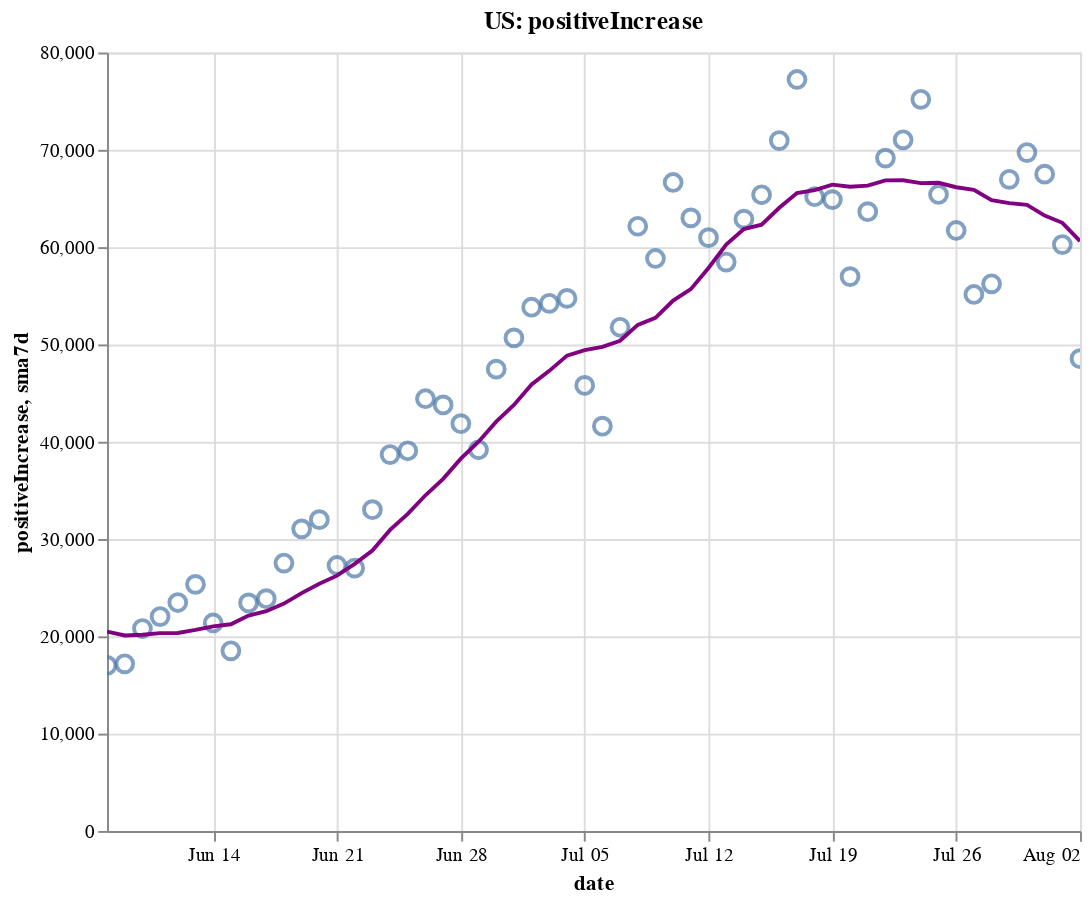

Write notebook code for a chart like this one.
### Code cell
create_plot(us, 'positiveIncrease')

### Figure 1 — Vega-Lite specification as saved in the notebook (floating-point values rounded to 4 significant figures)
{"config": {"view": {"continuousWidth": 400, "continuousHeight": 300}}, "layer": [{"layer": [{"mark": {"type": "point", "size": 75}, "encoding": {"tooltip": [{"type": "temporal", "field": "date"}, {"type": "quantitative", "field": "positiveIncrease"}, {"type": "quantitative", "field": "sma7d"}], "x": {"type": "temporal", "field": "date"}, "y": {"type": "quantitative", "field": "positiveIncrease"}}, "selection": {"selector002": {"type": "interval", "bind": "scales", "encodings": ["x", "y"]}}}, {"mark": {"type": "line", "color": "purple"}, "encoding": {"x": {"type": "temporal", "field": "date"}, "y": {"type": "quantitative", "field": "sma7d"}}}]}, {"mark": {"type": "rule", "color": "#aaa"}, "encoding": {"x": {"type": "temporal", "field": "date"}}, "transform": [{"filter": {"selection": "selector001"}}]}, {"mark": "circle", "encoding": {"opacity": {"condition": {"value": 1, "selection": "selector001"}, "value": 0}, "tooltip": [{"type": "temporal", "field": "date"}, {"type": "quantitative", "field": "positiveIncrease"}, {"type": "quantitative", "field": "sma7d"}], "x": {"type": "temporal", "field": "date"}, "y": {"type": "quantitative", "field": "positiveIncrease"}}, "selection": {"selector001": {"type": "single", "encodings": ["x"], "on": "mouseover", "nearest": true, "empty": "none"}}}, {"mark": {"type": "text", "align": "left", "dx": 5, "dy": -5, "stroke": "white", "strokeWidth": 2}, "encoding": {"text": {"type": "quantitative", "field": "positiveIncrease"}, "tooltip": [{"type": "temporal", "field": "date"}, {"type": "quantitative", "field": "positiveIncrease"}, {"type": "quantitative", "field": "sma7d"}], "x": {"type": "temporal", "field": "date"}, "y": {"type": "quantitative", "field": "positiveIncrease"}}, "transform": [{"filter": {"selection": "selector001"}}]}, {"mark": {"type": "text", "align": "left", "dx": 5, "dy": -5}, "encoding": {"text": {"type": "quantitative", "field": "positiveIncrease"}, "tooltip": [{"type": "temporal", "field": "date"}, {"type": "quantitative", "field": "positiveIncrease"}, {"type": "quantitative", "field": "sma7d"}], "x": {"type": "temporal", "field": "date"}, "y": {"type": "quantitative", "field": "positiveIncrease"}}, "transform": [{"filter": {"selection": "selector001"}}]}], "data": {"name": "data-15cde7a5aa02763afa9a177d3b186fb7"}, "height": 400, "title": "US: positiveIncrease", "width": 500, "$schema": "https://vega.github.io/schema/vega-lite/v4.8.1.json", "datasets": {"data-15cde7a5aa02763afa9a177d3b186fb7": [{"date": "2020-06-08T00:00:00", "totalTestResultsIncrease": 395100.0, "positiveIncrease": 17010.0, "death": 104900.0, "deathIncrease": 660.0, "positiveRate": 0.043, "state": "US", "sma7d": 20490.0}, {"date": "2020-06-09T00:00:00", "totalTestResultsIncrease": 419700.0, "positiveIncrease": 17180.0, "death": 105800.0, "deathIncrease": 898.0, "positiveRate": 0.041, "state": "US", "sma7d": 20090.0}, {"date": "2020-06-10T00:00:00", "totalTestResultsIncrease": 429000.0, "positiveIncrease": 20800.0, "death": 106700.0, "deathIncrease": 885.0, "positiveRate": 0.048, "state": "US", "sma7d": 20160.0}, {"date": "2020-06-11T00:00:00", "totalTestResultsIncrease": 459500.0, "positiveIncrease": 22030.0, "death": 107600.0, "deathIncrease": 898.0, "positiveRate": 0.048, "state": "US", "sma7d": 20330.0}, {"date": "2020-06-12T00:00:00", "totalTestResultsIncrease": 623100.0, "positiveIncrease": 23480.0, "death": 108400.0, "deathIncrease": 772.0, "positiveRate": 0.038, "state": "US", "sma7d": 20350.0}, {"date": "2020-06-13T00:00:00", "totalTestResultsIncrease": 496400.0, "positiveIncrease": 25340.0, "death": 109100.0, "deathIncrease": 691.0, "positiveRate": 0.051, "state": "US", "sma7d": 20670.0}, {"date": "2020-06-14T00:00:00", "totalTestResultsIncrease": 485200.0, "positiveIncrease": 21370.0, "death": 109400.0, "deathIncrease": 355.0, "positiveRate": 0.044, "state": "US", "sma7d": 21030.0}, {"date": "2020-06-15T00:00:00", "totalTestResultsIncrease": 432800.0, "positiveIncrease": 18510.0, "death": 109800.0, "deathIncrease": 380.0, "positiveRate": 0.043, "state": "US", "sma7d": 21240.0}, {"date": "2020-06-16T00:00:00", "totalTestResultsIncrease": 464500.0, "positiveIncrease": 23440.0, "death": 110500.0, "deathIncrease": 729.0, "positiveRate": 0.05, "state": "US", "sma7d": 22140.0}, {"date": "2020-06-17T00:00:00", "totalTestResultsIncrease": 485300.0, "positiveIncrease": 23870.0, "death": 111300.0, "deathIncrease": 767.0, "positiveRate": 0.049, "state": "US", "sma7d": 22580.0}, {"date": "2020-06-18T00:00:00", "totalTestResultsIncrease": 516200.0, "positiveIncrease": 27530.0, "death": 112000.0, "deathIncrease": 704.0, "positiveRate": 0.053, "state": "US", "sma7d": 23360.0}, {"date": "2020-06-19T00:00:00", "totalTestResultsIncrease": 574000.0, "positiveIncrease": 31050.0, "death": 112700.0, "deathIncrease": 655.0, "positiveRate": 0.054, "state": "US", "sma7d": 24440.0}, {"date": "2020-06-20T00:00:00", "totalTestResultsIncrease": 559200.0, "positiveIncrease": 31990.0, "death": 113300.0, "deathIncrease": 628.0, "positiveRate": 0.057, "state": "US", "sma7d": 25390.0}, {"date": "2020-06-21T00:00:00", "totalTestResultsIncrease": 511100.0, "positiveIncrease": 27280.0, "death": 113600.0, "deathIncrease": 292.0, "positiveRate": 0.053, "state": "US", "sma7d": 26240.0}, {"date": "2020-06-22T00:00:00", "totalTestResultsIncrease": 466600.0, "positiveIncrease": 27020.0, "death": 113900.0, "deathIncrease": 283.0, "positiveRate": 0.058, "state": "US", "sma7d": 27450.0}, {"date": "2020-06-23T00:00:00", "totalTestResultsIncrease": 491700.0, "positiveIncrease": 33020.0, "death": 114600.0, "deathIncrease": 708.0, "positiveRate": 0.067, "state": "US", "sma7d": 28820.0}, {"date": "2020-06-24T00:00:00", "totalTestResultsIncrease": 519200.0, "positiveIncrease": 38680.0, "death": 115300.0, "deathIncrease": 724.0, "positiveRate": 0.075, "state": "US", "sma7d": 30940.0}, {"date": "2020-06-25T00:00:00", "totalTestResultsIncrease": 637100.0, "positiveIncrease": 39070.0, "death": 117800.0, "deathIncrease": 2501.0, "positiveRate": 0.061, "state": "US", "sma7d": 32590.0}, {"date": "2020-06-26T00:00:00", "totalTestResultsIncrease": 606700.0, "positiveIncrease": 44420.0, "death": 118400.0, "deathIncrease": 636.0, "positiveRate": 0.073, "state": "US", "sma7d": 34500.0}, {"date": "2020-06-27T00:00:00", "totalTestResultsIncrease": 599400.0, "positiveIncrease": 43780.0, "death": 119000.0, "deathIncrease": 509.0, "positiveRate": 0.073, "state": "US", "sma7d": 36180.0}, {"date": "2020-06-28T00:00:00", "totalTestResultsIncrease": 583900.0, "positiveIncrease": 41860.0, "death": 119200.0, "deathIncrease": 271.0, "positiveRate": 0.072, "state": "US", "sma7d": 38260.0}, {"date": "2020-06-29T00:00:00", "totalTestResultsIncrease": 646800.0, "positiveIncrease": 39180.0, "death": 119600.0, "deathIncrease": 330.0, "positiveRate": 0.061, "state": "US", "sma7d": 40000.0}, {"date": "2020-06-30T00:00:00", "totalTestResultsIncrease": 624100.0, "positiveIncrease": 47460.0, "death": 120200.0, "deathIncrease": 596.0, "positiveRate": 0.076, "state": "US", "sma7d": 42060.0}, {"date": "2020-07-01T00:00:00", "totalTestResultsIncrease": 633300.0, "positiveIncrease": 50670.0, "death": 120900.0, "deathIncrease": 701.0, "positiveRate": 0.08, "state": "US", "sma7d": 43780.0}, {"date": "2020-07-02T00:00:00", "totalTestResultsIncrease": 662300.0, "positiveIncrease": 53830.0, "death": 121600.0, "deathIncrease": 697.0, "positiveRate": 0.081, "state": "US", "sma7d": 45890.0}, {"date": "2020-07-03T00:00:00", "totalTestResultsIncrease": 710900.0, "positiveIncrease": 54220.0, "death": 122100.0, "deathIncrease": 597.0, "positiveRate": 0.076, "state": "US", "sma7d": 47290.0}, {"date": "2020-07-04T00:00:00", "totalTestResultsIncrease": 642200.0, "positiveIncrease": 54730.0, "death": 122500.0, "deathIncrease": 306.0, "positiveRate": 0.085, "state": "US", "sma7d": 48850.0}, {"date": "2020-07-05T00:00:00", "totalTestResultsIncrease": 681400.0, "positiveIncrease": 45790.0, "death": 122700.0, "deathIncrease": 209.0, "positiveRate": 0.067, "state": "US", "sma7d": 49410.0}, {"date": "2020-07-06T00:00:00", "totalTestResultsIncrease": 501200.0, "positiveIncrease": 41600.0, "death": 122900.0, "deathIncrease": 242.0, "positiveRate": 0.083, "state": "US", "sma7d": 49760.0}, {"date": "2020-07-07T00:00:00", "totalTestResultsIncrease": 634800.0, "positiveIncrease": 51770.0, "death": 123800.0, "deathIncrease": 922.0, "positiveRate": 0.082, "state": "US", "sma7d": 50370.0}, {"date": "2020-07-08T00:00:00", "totalTestResultsIncrease": 629100.0, "positiveIncrease": 62150.0, "death": 124700.0, "deathIncrease": 897.0, "positiveRate": 0.099, "state": "US", "sma7d": 52010.0}, {"date": "2020-07-09T00:00:00", "totalTestResultsIncrease": 703000.0, "positiveIncrease": 58840.0, "death": 125600.0, "deathIncrease": 867.0, "positiveRate": 0.084, "state": "US", "sma7d": 52730.0}, {"date": "2020-07-10T00:00:00", "totalTestResultsIncrease": 810800.0, "positiveIncrease": 66640.0, "death": 126400.0, "deathIncrease": 854.0, "positiveRate": 0.082, "state": "US", "sma7d": 54500.0}, {"date": "2020-07-11T00:00:00", "totalTestResultsIncrease": 698400.0, "positiveIncrease": 63010.0, "death": 127200.0, "deathIncrease": 757.0, "positiveRate": 0.09, "state": "US", "sma7d": 55680.0}, {"date": "2020-07-12T00:00:00", "totalTestResultsIncrease": 758300.0, "positiveIncrease": 60980.0, "death": 127700.0, "deathIncrease": 476.0, "positiveRate": 0.08, "state": "US", "sma7d": 57850.0}, {"date": "2020-07-13T00:00:00", "totalTestResultsIncrease": 693600.0, "positiveIncrease": 58460.0, "death": 128000.0, "deathIncrease": 327.0, "positiveRate": 0.084, "state": "US", "sma7d": 60260.0}, {"date": "2020-07-14T00:00:00", "totalTestResultsIncrease": 770000.0, "positiveIncrease": 62880.0, "death": 128700.0, "deathIncrease": 736.0, "positiveRate": 0.082, "state": "US", "sma7d": 61850.0}, {"date": "2020-07-15T00:00:00", "totalTestResultsIncrease": 762000.0, "positiveIncrease": 65380.0, "death": 129600.0, "deathIncrease": 858.0, "positiveRate": 0.086, "state": "US", "sma7d": 62310.0}, {"date": "2020-07-16T00:00:00", "totalTestResultsIncrease": 827600.0, "positiveIncrease": 70950.0, "death": 130600.0, "deathIncrease": 974.0, "positiveRate": 0.086, "state": "US", "sma7d": 64040.0}, {"date": "2020-07-17T00:00:00", "totalTestResultsIncrease": 837400.0, "positiveIncrease": 77230.0, "death": 131500.0, "deathIncrease": 951.0, "positiveRate": 0.092, "state": "US", "sma7d": 65560.0}, {"date": "2020-07-18T00:00:00", "totalTestResultsIncrease": 761600.0, "positiveIncrease": 65180.0, "death": 132400.0, "deathIncrease": 872.0, "positiveRate": 0.086, "state": "US", "sma7d": 65870.0}, {"date": "2020-07-19T00:00:00", "totalTestResultsIncrease": 798500.0, "positiveIncrease": 64880.0, "death": 132900.0, "deathIncrease": 526.0, "positiveRate": 0.081, "state": "US", "sma7d": 66430.0}, {"date": "2020-07-20T00:00:00", "totalTestResultsIncrease": 711000.0, "positiveIncrease": 56970.0, "death": 133300.0, "deathIncrease": 362.0, "positiveRate": 0.08, "state": "US", "sma7d": 66210.0}, {"date": "2020-07-21T00:00:00", "totalTestResultsIncrease": 750200.0, "positiveIncrease": 63640.0, "death": 134300.0, "deathIncrease": 1038.0, "positiveRate": 0.085, "state": "US", "sma7d": 66320.0}, {"date": "2020-07-22T00:00:00", "totalTestResultsIncrease": 795500.0, "positiveIncrease": 69150.0, "death": 135400.0, "deathIncrease": 1117.0, "positiveRate": 0.087, "state": "US", "sma7d": 66860.0}, {"date": "2020-07-23T00:00:00", "totalTestResultsIncrease": 824400.0, "positiveIncrease": 71030.0, "death": 136500.0, "deathIncrease": 1039.0, "positiveRate": 0.086, "state": "US", "sma7d": 66870.0}, {"date": "2020-07-24T00:00:00", "totalTestResultsIncrease": 929800.0, "positiveIncrease": 75190.0, "death": 137700.0, "deathIncrease": 1178.0, "positiveRate": 0.081, "state": "US", "sma7d": 66580.0}, {"date": "2020-07-25T00:00:00", "totalTestResultsIncrease": 797600.0, "positiveIncrease": 65410.0, "death": 138700.0, "deathIncrease": 1037.0, "positiveRate": 0.082, "state": "US", "sma7d": 66610.0}, {"date": "2020-07-26T00:00:00", "totalTestResultsIncrease": 855800.0, "positiveIncrease": 61710.0, "death": 139200.0, "deathIncrease": 558.0, "positiveRate": 0.072, "state": "US", "sma7d": 66160.0}, {"date": "2020-07-27T00:00:00", "totalTestResultsIncrease": 760800.0, "positiveIncrease": 55130.0, "death": 140300.0, "deathIncrease": 1059.0, "positiveRate": 0.072, "state": "US", "sma7d": 65900.0}, {"date": "2020-07-28T00:00:00", "totalTestResultsIncrease": 733200.0, "positiveIncrease": 56230.0, "death": 141400.0, "deathIncrease": 1121.0, "positiveRate": 0.077, "state": "US", "sma7d": 64840.0}, {"date": "2020-07-29T00:00:00", "totalTestResultsIncrease": 855600.0, "positiveIncrease": 66970.0, "death": 142900.0, "deathIncrease": 1447.0, "positiveRate": 0.078, "state": "US", "sma7d": 64530.0}, {"date": "2020-07-30T00:00:00", "totalTestResultsIncrease": 812900.0, "positiveIncrease": 69720.0, "death": 144100.0, "deathIncrease": 1262.0, "positiveRate": 0.086, "state": "US", "sma7d": 64340.0}, {"date": "2020-07-31T00:00:00", "totalTestResultsIncrease": 719000.0, "positiveIncrease": 67500.0, "death": 145400.0, "deathIncrease": 1308.0, "positiveRate": 0.094, "state": "US", "sma7d": 63240.0}, {"date": "2020-08-01T00:00:00", "totalTestResultsIncrease": 713300.0, "positiveIncrease": 60260.0, "death": 146600.0, "deathIncrease": 1172.0, "positiveRate": 0.084, "state": "US", "sma7d": 62500.0}, {"date": "2020-08-02T00:00:00", "totalTestResultsIncrease": 721400.0, "positiveIncrease": 48540.0, "death": 147100.0, "deathIncrease": 515.0, "positiveRate": 0.067, "state": "US", "sma7d": 60620.0}]}}
